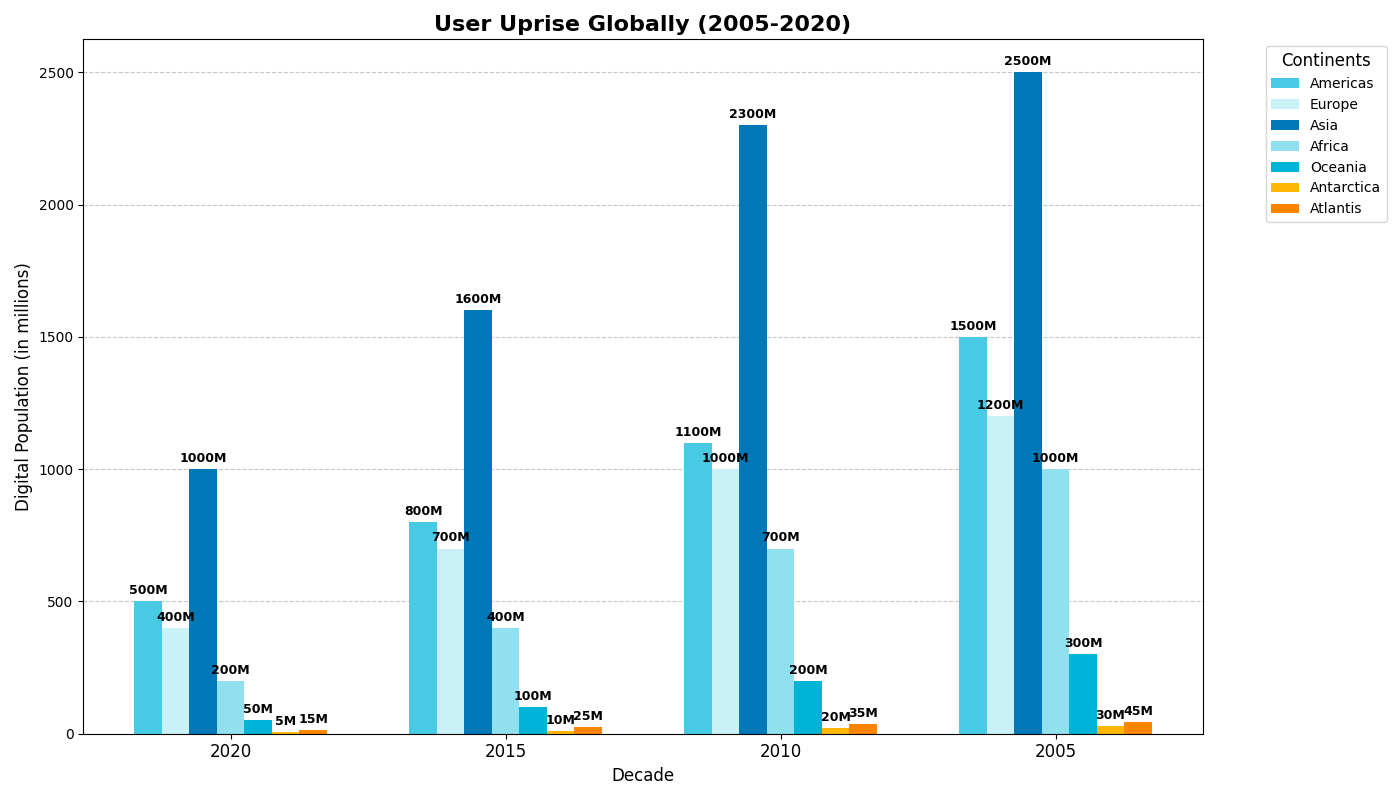

Write the Python code that produced this figure.
import matplotlib.pyplot as plt
import numpy as np

# Define regions and years
regions = ['Americas', 'Europe', 'Asia', 'Africa', 'Oceania', 'Antarctica', 'Atlantis']
years = ['2020', '2015', '2010', '2005']

# Internet users data (in millions) for each region over the years
internet_users = [
    [500, 800, 1100, 1500],  # Americas
    [400, 700, 1000, 1200],  # Europe
    [1000, 1600, 2300, 2500], # Asia
    [200, 400, 700, 1000],    # Africa
    [50, 100, 200, 300],      # Oceania
    [5, 10, 20, 30],          # Antarctica (fictitious data)
    [15, 25, 35, 45]          # Atlantis (fictitious data)
]

# Updated Colors for each region
colors = ['#48cae4', '#caf0f8', '#0077b6', '#90e0ef', '#00b4d8', '#ffb703', '#fb8500']

fig, ax = plt.subplots(figsize=(14, 8))
bar_width = 0.1
ind = np.arange(len(years))

# Plotting the bars
for i, (region, color) in enumerate(zip(regions, colors)):
    bar_positions = ind + i * bar_width
    bars = ax.bar(bar_positions, internet_users[i], bar_width, color=color, label=region)
    
    for bar in bars:
        height = bar.get_height()
        ax.annotate(f'{height}M',
                    xy=(bar.get_x() + bar.get_width() / 2, height),
                    xytext=(0, 3),
                    textcoords="offset points",
                    ha='center', va='bottom', fontsize=9, fontweight='bold')

ax.set_xlabel('Decade', fontsize=12)
ax.set_xticks(ind + bar_width * (len(regions) - 1) / 2)
ax.set_xticklabels(years, fontsize=12)
ax.set_ylabel('Digital Population (in millions)', fontsize=12)
ax.set_title('User Uprise Globally (2005-2020)', fontsize=16, fontweight='bold')

ax.legend(title='Continents', fontsize=10, title_fontsize='12', bbox_to_anchor=(1.05, 1), loc='upper left')
ax.yaxis.grid(True, linestyle='--', alpha=0.7)
ax.set_axisbelow(True)

plt.tight_layout()
plt.show()
